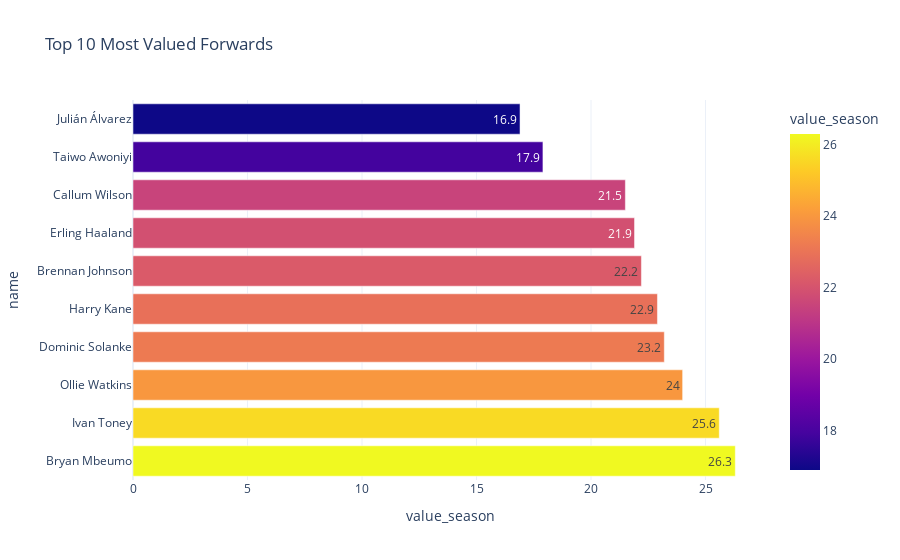

This figure's notebook cell:
### Code cell
fig = px.bar(value_forwards, x='value_season', y='name', color='value_season', hover_data={'cost', 'team', 'position'}, text='value_season',
            title='Top 10 Most Valued Forwards', template='plotly_white')
fig.update_layout(height=600)
fig.show()

### Figure 1 — Plotly figure (JSON) as saved in the notebook; plotly's stock layout.template omitted (floating-point values rounded to 4 significant figures)
{"data": [{"alignmentgroup": "True", "customdata": [["FWD", 5.7, "Brentford"], ["FWD", 7.1, "Brentford"], ["FWD", 7.3, "Aston Villa"], ["FWD", 5.6, "Bournemouth"], ["FWD", 11.5, "Spurs"], ["FWD", 5.5, "Nott'm Forest"], ["FWD", 12.4, "Man City"], ["FWD", 7.3, "Newcastle"], ["FWD", 5.6, "Nott'm Forest"], ["FWD", 6.1, "Man City"]], "hovertemplate": "value_season=%{marker.color}<br>name=%{y}<br>position=%{customdata[0]}<br>cost=%{customdata[1]}<br>team=%{customdata[2]}<extra></extra>", "legendgroup": "", "marker": {"color": [26.3, 25.6, 24, 23.2, 22.9, 22.2, 21.9, 21.5, 17.9, 16.9], "coloraxis": "coloraxis", "pattern": {"shape": ""}}, "name": "", "offsetgroup": "", "orientation": "h", "showlegend": false, "text": [26.3, 25.6, 24, 23.2, 22.9, 22.2, 21.9, 21.5, 17.9, 16.9], "textposition": "auto", "type": "bar", "x": [26.3, 25.6, 24, 23.2, 22.9, 22.2, 21.9, 21.5, 17.9, 16.9], "xaxis": "x", "y": ["Bryan Mbeumo", "Ivan Toney", "Ollie Watkins", "Dominic Solanke", "Harry Kane", "Brennan Johnson", "Erling Haaland", "Callum Wilson", "Taiwo Awoniyi", "Julián Álvarez"], "yaxis": "y"}], "layout": {"autosize": true, "barmode": "relative", "coloraxis": {"colorbar": {"title": {"text": "value_season"}}, "colorscale": [[0, "#0d0887"], [0.1111, "#46039f"], [0.2222, "#7201a8"], [0.3333, "#9c179e"], [0.4444, "#bd3786"], [0.5556, "#d8576b"], [0.6667, "#ed7953"], [0.7778, "#fb9f3a"], [0.8889, "#fdca26"], [1, "#f0f921"]]}, "legend": {"tracegroupgap": 0}, "title": {"text": "Top 10 Most Valued Forwards"}, "xaxis": {"anchor": "y", "autorange": true, "domain": [0, 1], "range": [0, 27.68], "title": {"text": "value_season"}, "type": "linear"}, "yaxis": {"anchor": "x", "autorange": true, "domain": [0, 1], "range": [-0.5, 9.5], "title": {"text": "name"}, "type": "category"}}}
